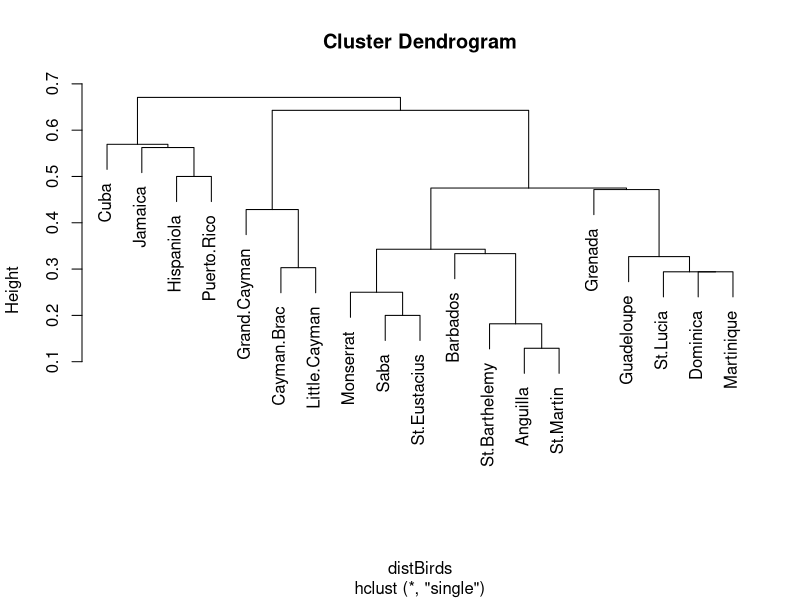
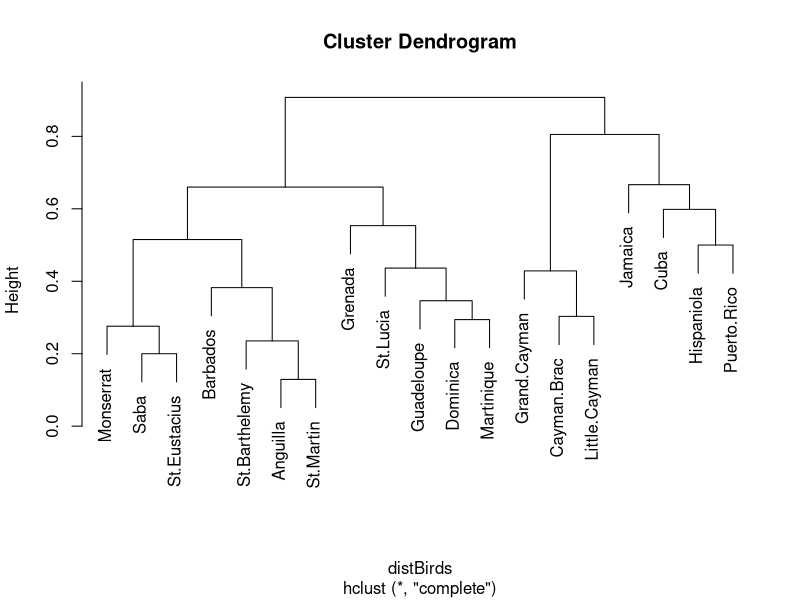
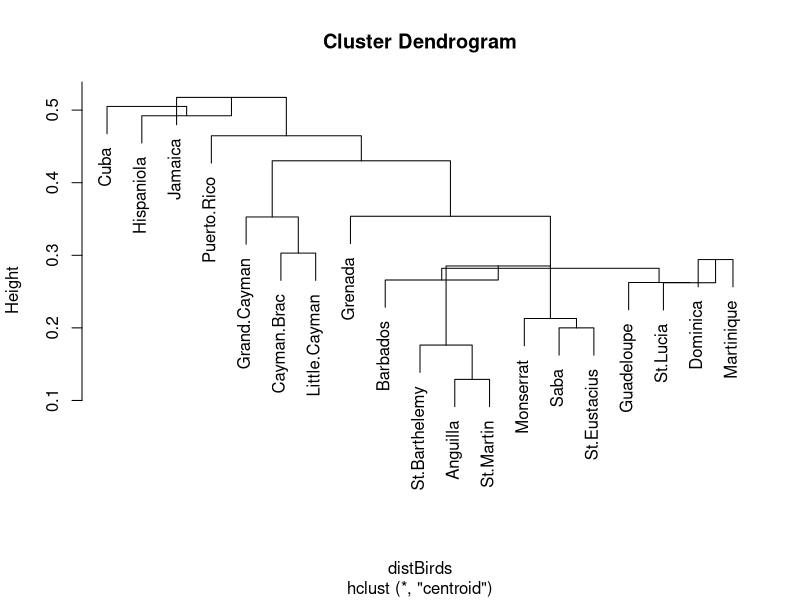
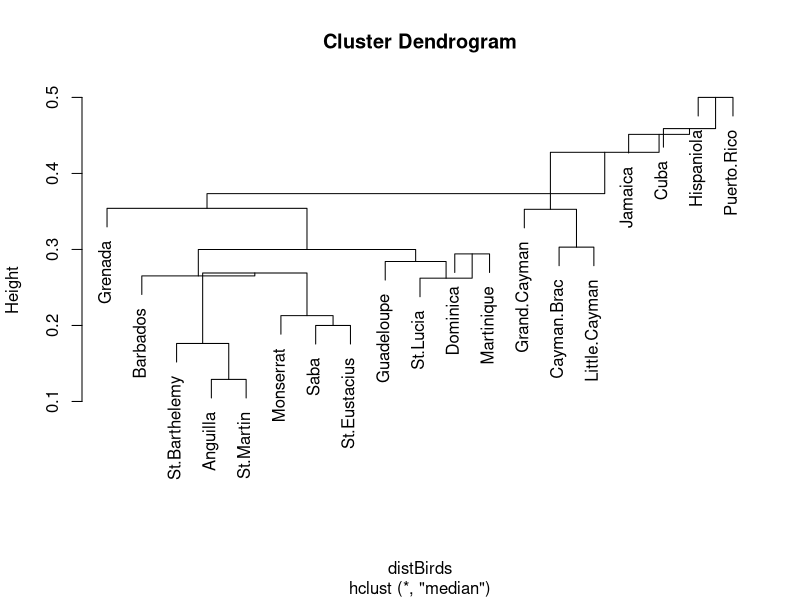
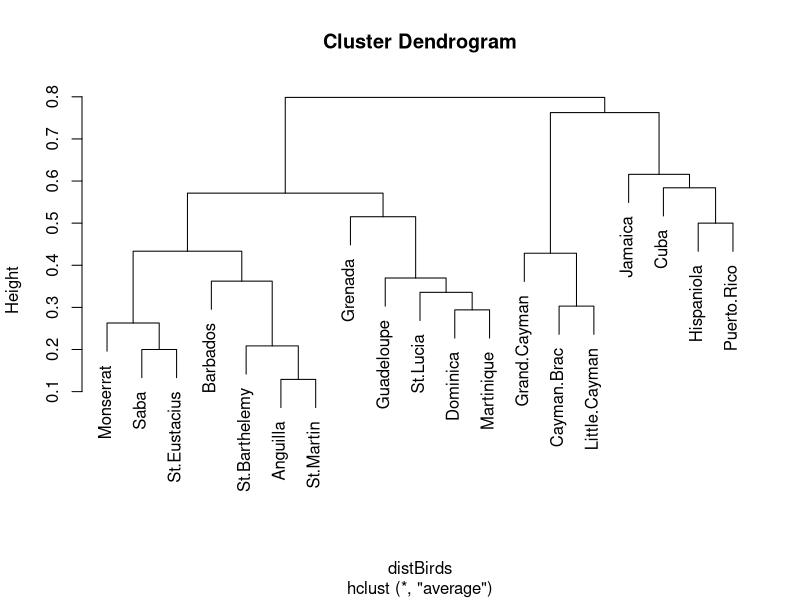
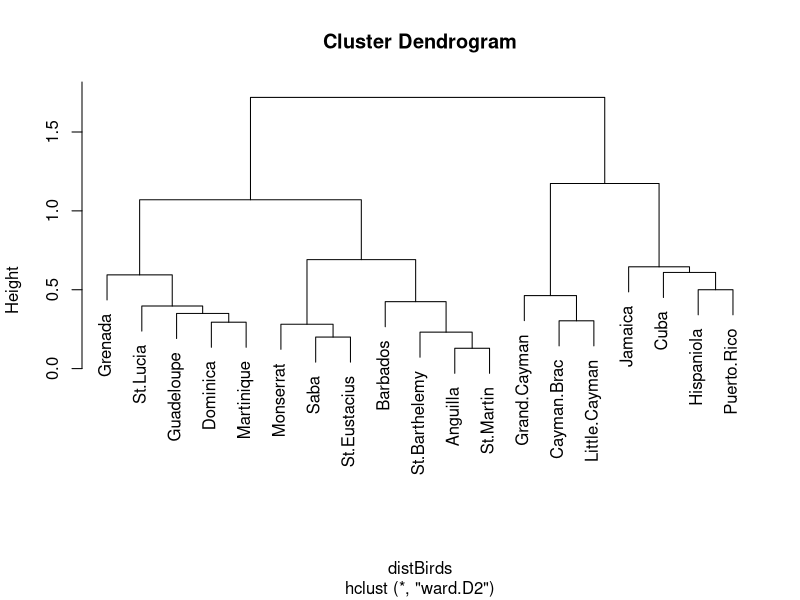
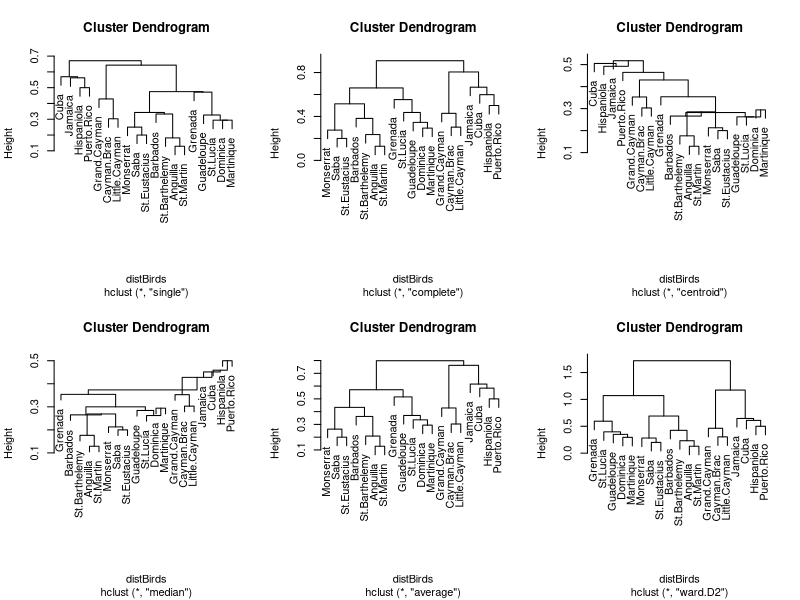
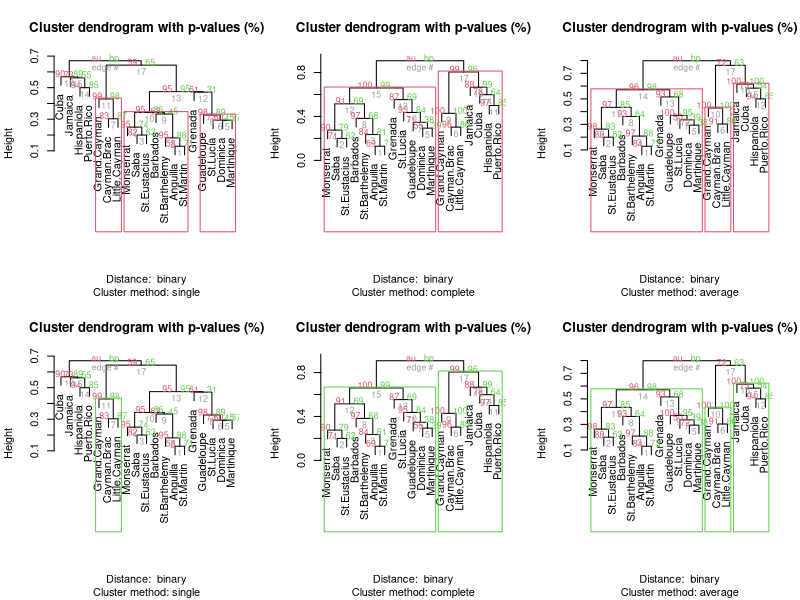

The R source for these figures, in order:
library(raster)
library(cluster)
library(vegan)
library(pvclust)

birds <- read.csv('week-6/Caribbean_birds.csv', row = 1, header = T, 
                  stringsAsFactors = F)
# Make a dissimilarity matrix
distBirds <- vegdist(birds, 'jaccard')

# Run various clustering algorithms
singleTree <- hclust(distBirds, method = "single")
completeTree <- hclust(distBirds, method = "complete")
centroidTree <- hclust(distBirds, method = "centroid")
medianTree <- hclust(distBirds, method = "median")
averageTree <- hclust(distBirds, method = "average")
wardTree <- hclust(distBirds, method = "ward.D2")

plot(singleTree)
plot(completeTree)
plot(centroidTree)
plot(medianTree)
plot(averageTree)
plot(wardTree)

par(mfrow = c(2, 3))
plot(singleTree)
plot(completeTree)
plot(centroidTree)
plot(medianTree)
plot(averageTree)
plot(wardTree)

# Jamaica, Cuba, Hispaniola, Puerto Rico consistently cluster together as
# a relatively-out group
# Generally, the clusters seem similar but their relative distances seem
# to change? it's very hard to look at these and extract comparative meaning. 


# Evaluating the clusters:

# agglomerative coefficient:
# how agglomerative is the data?
ag1 <- coef.hclust(singleTree)
ag2 <- coef.hclust(completeTree)
ag3 <- NA
ag4 <- NA
ag5 <- coef.hclust(averageTree)
ag6 <- coef.hclust(wardTree)
methods <- c("single", "complete", "centroid", "median", "average", "ward")
agc <- round(c(ag1, ag2, ag3, ag4, ag5, ag6), 2)
agcTable <- data.frame(methods, agc)
agcTable

# cophenetic correlation coefficient
# how well do the dendrograms approximate the original distance matrix?
cc1 <- cor(distBirds, cophenetic(singleTree))
cc2 <- cor(distBirds, cophenetic(completeTree))
cc3 <- cor(distBirds, cophenetic(centroidTree))
cc4 <- cor(distBirds, cophenetic(medianTree))
cc5 <- cor(distBirds, cophenetic(averageTree))
cc6 <- cor(distBirds, cophenetic(wardTree))
cophCor <- round(c(cc1, cc2, cc3, cc4, cc5, cc6), 2)
methods <- c("single", "complete", "centroid", "median", "average", "ward")
dendrogramTable <- data.frame(methods, cophCor, agc)
dendrogramTable

# function telling the loop to read the input as text
e = function(expr) eval(parse(text = expr))

# sets up a variable to fill with the output of the loop
cc <- NULL

# list of names for the loop
methodList <- c("singleTree", "completeTree", "centroidTree", "medianTree", 
                "averageTree", "wardTree")

# run the loop
for (i in methodList) {
  cc[i] <- round(cor(distBirds, cophenetic(e(i))), 2)
}

cc

# Bootstrapping
# how many/which clusters are recovered?
# usually you should use more like 1000 bootstraps

boot1 <- pvclust(t(birds), method.hclust = "single", method.dist = "binary", 
                 nboot = 100)
boot2 <- pvclust(t(birds), method.hclust = "complete", method.dist = "binary", 
                 nboot = 100)
boot3 <- pvclust(t(birds), method.hclust = "average", method.dist = "binary", 
                 nboot = 100)

# Here, “binary” is Jaccard distance
par(mfrow = c(2, 3))

plot(boot1)
pvrect(boot1, alpha = 0.95, pv = "au")
plot(boot2)
pvrect(boot2, alpha = 0.95, pv = "au")
plot(boot3)
pvrect(boot3, alpha = 0.95, pv = "au")

plot(boot1)
pvrect(boot1, alpha = 0.95, pv = "bp")
plot(boot2)
pvrect(boot2, alpha = 0.95, pv = "bp")
plot(boot3)
pvrect(boot3, alpha = 0.95, pv = "bp")


# Polythetic divisive hierarchical clustering
# use diana()

diTree <- diana(distBirds)
plot(diTree, which.plots = 2)

diTree$dc
## [1] 0.6052537
# and calculate the cophenetic correlation coefficient:

d.coph <- cor(distBirds, cophenetic(diTree))


# now try with portal data?

rm(list=ls())

library(dplyr)

portal <- read.csv("week-6/portal_dat.csv")

tobin <- function(x) {
  if(x > 0) return(1)
  else return(x)
}

portal <- portal %>%
  mutate(dates = row_number()) %>%
  mutate(dates = as.character(dates))

portal[,2:22] <- apply(portal[,2:22], c(1,2), tobin)
